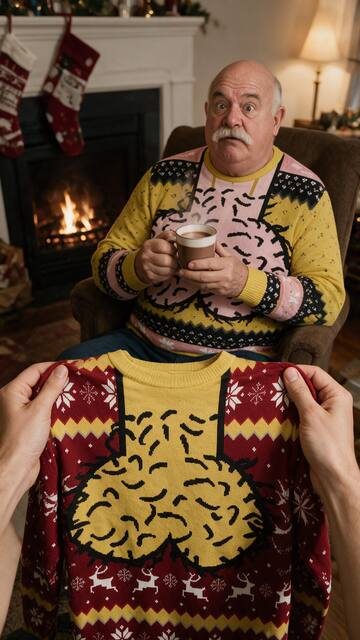
#> input picture clipwright/media/a1.jpg, 360 x 640 px
$ python -i ad_render.py   (imports and definitions only)
#> lines starting #> are read from the running program, lines starting #| are printed output that depends on the picture; after the words box and inside, x2 and y2 are one past the last pixel; in counts of white or black regions, pixels touching at a corner belong together
"""Clipwright ad render: a voiced product ad in the style of premium short business ads (brand-colour graphics, serif
headlines, real product packshot and logo, animated cards, word-by-word captions, progress bar, end card).

    python3 ad_render.py spec.json

spec.json:
{
  "out": "final.mp4", "width": 1080, "height": 1920, "fps": 30,
  "fonts": {"head": "Playfair.ttf", "head_italic": "PlayfairItalic.ttf", "body": "Manrope.ttf"},   # optional
  "bg": "#1E2A14", "accent": "#D9A441", "brand": "ADUKO ŪKIS",
  "logo": "logo.png",                       # optional, transparent PNG; shown top-left and on the end card
  "product": "product.png",                 # real packshot; a white background is cut out automatically
  "vo": "vo.mp3",
  "shots": [                                # in order; each shot lasts while its words are spoken
    # vo: caption text for this shot (digits allowed); tts_words: how many words the voice says for it
    {"kind": "clip", "src": "s1.mp4", "vo": "Ar tavo aliejus tikrai tikras?", "tts_words": 5,
     "card": {"type": "headline", "kicker": "PIRMO ŠALTO SPAUDIMO", "top": "AR TAVO ALIEJUS", "accent": "tikrai tikras?"}},
    {"kind": "product", "src": "s2.png", "vo": "...", "tts_words": 8, "card": {"type": "checks", "items": ["...", "..."]}},
    {"kind": "still", "src": "s4.png", "vo": "...", "tts_words": 6, "card": {"type": "number", "value": "0,13", "unit": "%", "label": "RŪGŠTINGUMAS"}},
    {"kind": "clip", "src": "s3.mp4", "vo": "...", "tts_words": 8, "card": {"type": "pills", "items": ["...", "..."], "stars": false}},
    {"kind": "product", "src": "s2.png", "vo": "...", "tts_words": 4, "card": {"type": "end", "title": "ADUKO ŪKIS", "accent": "AOVE · 2 L", "cta": "adukoukis.lt", "note": "37,99 €"}}
  ],
  "footnote": "", "small": "",
  "music": {"src": "music.mp3", "start": 0, "volume": 0.18},   # optional bed, ducked under the voice
  "tail": 1.0
}
Card types: headline {kicker, top, accent}, number {value, unit, label} (counts up, decimals kept), pills {items, stars},
checks {items}, end {title, accent, cta, note}. Shot kinds: clip (video), still (image, slow push-in), product (backdrop
image with the packshot placed on it). Word timings come from faster-whisper.
"""
import json
import math
import re
import subprocess
import sys
from pathlib import Path

from PIL import Image, ImageDraw, ImageFilter, ImageFont

FALLBACK = "/usr/share/fonts/truetype/higgsfield/Montserrat-ExtraBold.ttf"


# [5 lines left out: function run, not called in this run]


def rgb(h):
    h = h.lstrip("#")
    return tuple(int(h[i:i + 2], 16) for i in (0, 2, 4))


def duration(path):
    return float(run(["ffprobe", "-v", "error", "-show_entries", "format=duration", "-of", "csv=p=0", str(path)]).strip())


# [4 lines left out: function word_times, not called in this run]


def cutout(src, dst):
    """White-background packshots get a transparent background; anything else is kept as a rounded card."""
#> called with src = '../media/a1.jpg', dst = 'out.png'
    im = Image.open(src).convert("RGBA")
    if im.getextrema()[3][0] < 250:  # already transparent
        im.crop(im.getbbox()).save(dst); return
    rgbim = im.convert("RGB")
#> rgbim is the input picture: PIL image 360x640 RGB; mean R, G, B 102.3, 74.4, 52.5
    corners = [rgbim.getpixel(p) for p in ((1, 1), (im.width - 2, 1), (1, im.height - 2), (im.width - 2, im.height - 2))]
#> corners = [(19, 18, 13), (98, 76, 53), (31, 15, 0), (71, 44, 23)]
    if all(min(c) > 235 for c in corners):
        cmd = ["convert", str(src), "-alpha", "set", "-fuzz", "4%", "-fill", "none"]
        for x, y in ((0, 0), (im.width - 1, 0), (0, im.height - 1), (im.width - 1, im.height - 1)):
            cmd += ["-draw", f"color {x},{y} floodfill"]
        run(cmd + ["-trim", "+repage", str(dst)])
    else:
        r = max(12, im.width // 18)
#> r = 20
        mask = Image.new("L", im.size, 0)
#> mask: PIL image 360x640 L; every value is 0
        ImageDraw.Draw(mask).rounded_rectangle((0, 0, im.width - 1, im.height - 1), radius=r, fill=255)
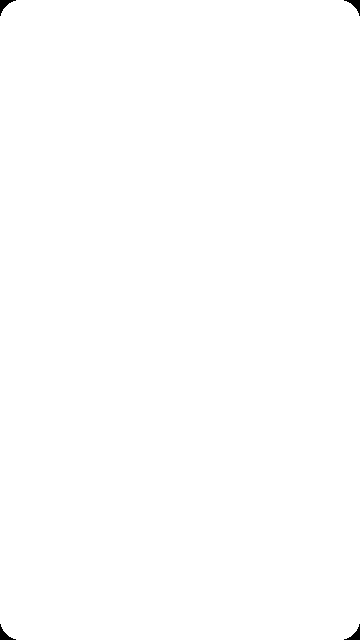
#> mask: PIL image 360x640 L; 99.8% white; 4 black regions, box (x1, y1, x2, y2) and area: (0, 0, 16, 16) 92, (344, 0, 360, 16) 92, (0, 624, 16, 640) 92, (344, 624, 360, 640) 92
        im.putalpha(mask); im.save(dst)


class Ad:
    # [19 lines left out: functions __init__, font, not called in this run]

    def p(self, name):
        return self.base / name

    # ---------- timing ----------
    # [65 lines left out: functions timeline, frame_still, with_product, segment, not called in this run]

    # ---------- drawing helpers ----------
    def canvas(self):
        return Image.new("RGBA", (self.W, self.H), (0, 0, 0, 0))

    # [24 lines left out: functions fit, shadowed, line, not called in this run]

    def star(self, d, cx, cy, r, col):
        pts = [(cx + (r if k % 2 == 0 else r * 0.45) * math.sin(k * math.pi / 5), cy - (r if k % 2 == 0 else r * 0.45) * math.cos(k * math.pi / 5)) for k in range(10)]
        d.polygon(pts, fill=col)

    # [216 lines left out: functions chip, overlays, logo_img, brand_tag, small_line, gradient and 2 more, not called in this run]


# [3 lines not run here, left out]

>>> result = cutout('../media/a1.jpg', 'out.png')
